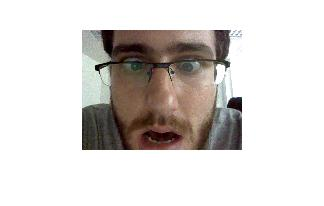
%> input picture Percepcion/Vision artificial/Hello image.jpg, 324 x 206 px
$ octave --eval "result = compacidad(imread('Hello image.jpg'));"   (GNU Octave 9; MATLAB toolbox functions it lacks are replaced by stand-ins)
%> lines starting %> are read from the running program, lines starting %| are printed output that depends on the picture; in (x1, y1, x2, y2) boxes, pixels count from 0 and x2, y2 are one past the last pixel; in counts of white or black regions, pixels touching at a corner belong together; the program's own positions count from 1
function com = compacidad(image)
    imBW = im2bw(image);
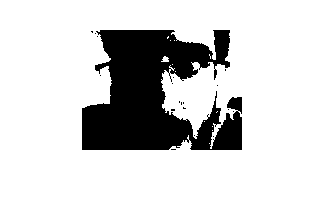
%> imBW: size 206x324 logical; 81.3% white; 19 black regions (18 under 20 px), largest, box (x1, y1, x2, y2) and area: (82, 30, 242, 150) 12426
    ele = strel('square', 3);
    imBW = imdilate(imBW, ele);
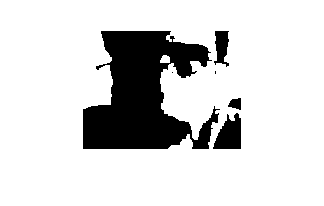
%> imBW: size 206x324 logical; 83.6% white; 6 black regions (2 under 20 px), largest, box (x1, y1, x2, y2) and area: (83, 31, 220, 149) 9752, (213, 113, 241, 149) 688, (214, 31, 229, 67) 372, (228, 98, 241, 110) 110
    ele = strel('disk', 5);
    imBW = imerode(imBW,ele);
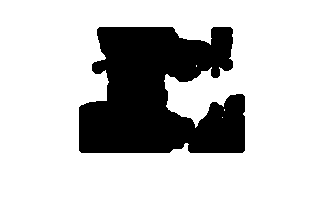
%> imBW: size 206x324 logical; 76.9% white; 1 black region, box (x1, y1, x2, y2) and area: (79, 27, 245, 153) 15393
    imF = imBW;
    imBW(find(imF == 0)) = 1;
%> imBW: size 206x324 logical; every value is 1
    imBW(find(imF == 1)) = 0;
    stats = regionprops(imBW, 'Area', 'Perimeter');
%> stats = 1 region; Area and Perimeter: 15393 846.6
    area = [stats.Area];
%> area = 15393
    perimetro = [stats.Perimeter];
%> perimetro = 846.6
    com = perimetro .^ 2 ./ area;
%> com = 46.56
    com = com(1);
end
